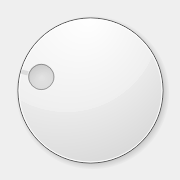
<?xml version="1.0" encoding="UTF-8"?>
<ui version="4.0">
 <class>HorizontalReferenceLine</class>
 <widget class="QDial" name="HorizontalReferenceLine">
  <property name="geometry">
   <rect>
    <x>0</x>
    <y>0</y>
    <width>180</width>
    <height>180</height>
   </rect>
  </property>
  <property name="minimumSize">
   <size>
    <width>180</width>
    <height>180</height>
   </size>
  </property>
  <property name="maximumSize">
   <size>
    <width>180</width>
    <height>180</height>
   </size>
  </property>
  <property name="windowTitle">
   <string>HorizontalReferenceLine</string>
  </property>
  <property name="maximum">
   <number>100</number>
  </property>
  <property name="singleStep">
   <number>1</number>
  </property>
  <property name="value">
   <number>25</number>
  </property>
 </widget>
 <resources/>
 <connections/>
</ui>
